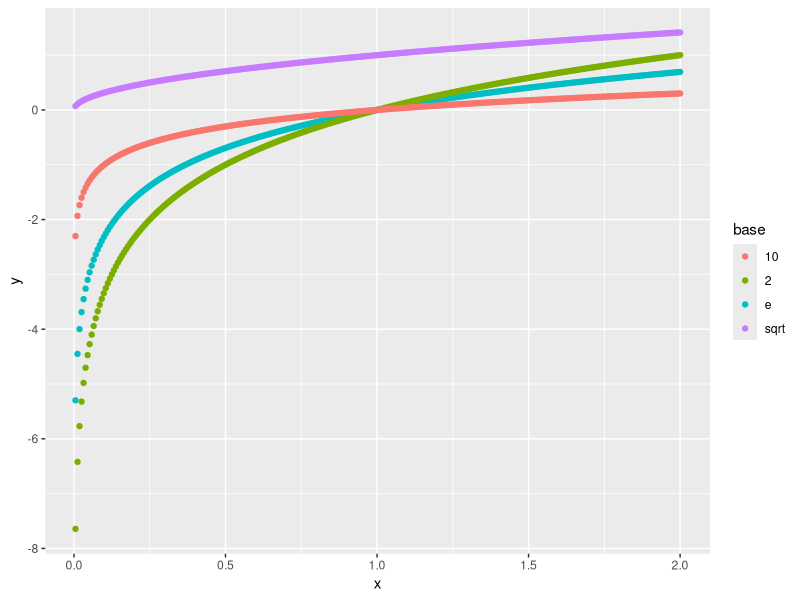

This chart was generated by the following R code:
#To address the thresholds that turn up negative if HC2013 fit to speed, 
#what transformation should be used?

basic<-data.frame(x=seq(.005,2,length.out=300))
basic$y = log(basic$x)
basic$base<-"e"
df<-basic

basic$y = log2(basic$x)
basic$base<- "2"
df<-rbind(df,basic)

basic$y = log10(basic$x)
basic$base<- "10"
df<-rbind(df,basic)

basic$y = sqrt(basic$x)
basic$base<- "sqrt"
df<-rbind(df,basic)

require(ggplot2)
g<- ggplot(df, aes(x=x,y=y,color=base) )
g<-g + geom_point()
show(g)